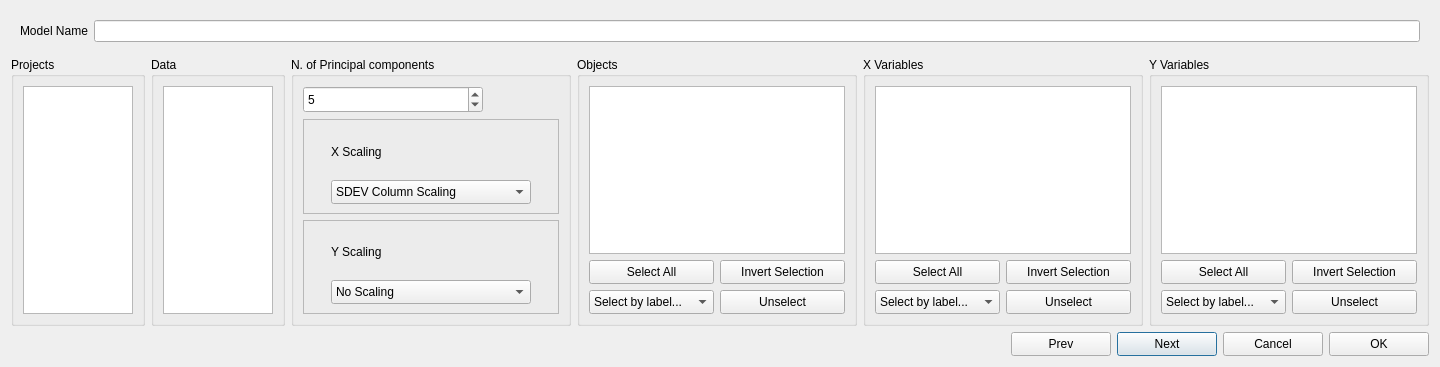
<?xml version="1.0" encoding="UTF-8"?>
<ui version="4.0">
 <class>ModelDialog</class>
 <widget class="QDialog" name="ModelDialog">
  <property name="windowModality">
   <enum>Qt::WindowModal</enum>
  </property>
  <property name="geometry">
   <rect>
    <x>0</x>
    <y>0</y>
    <width>1440</width>
    <height>367</height>
   </rect>
  </property>
  <property name="sizePolicy">
   <sizepolicy hsizetype="Minimum" vsizetype="Minimum">
    <horstretch>0</horstretch>
    <verstretch>0</verstretch>
   </sizepolicy>
  </property>
  <property name="minimumSize">
   <size>
    <width>800</width>
    <height>320</height>
   </size>
  </property>
  <property name="maximumSize">
   <size>
    <width>2080</width>
    <height>800</height>
   </size>
  </property>
  <property name="windowTitle">
   <string>Compute...</string>
  </property>
  <property name="modal">
   <bool>true</bool>
  </property>
  <layout class="QGridLayout" name="gridLayout_12">
   <item row="2" column="0" colspan="6">
    <layout class="QGridLayout" name="gridLayout">
     <item row="0" column="2">
      <widget class="QPushButton" name="nextButton">
       <property name="minimumSize">
        <size>
         <width>100</width>
         <height>24</height>
        </size>
       </property>
       <property name="maximumSize">
        <size>
         <width>100</width>
         <height>24</height>
        </size>
       </property>
       <property name="text">
        <string>Next</string>
       </property>
      </widget>
     </item>
     <item row="0" column="0">
      <spacer name="horizontalSpacer">
       <property name="sizePolicy">
        <sizepolicy hsizetype="Expanding" vsizetype="Minimum">
         <horstretch>0</horstretch>
         <verstretch>0</verstretch>
        </sizepolicy>
       </property>
       <property name="orientation">
        <enum>Qt::Horizontal</enum>
       </property>
       <property name="sizeType">
        <enum>QSizePolicy::Expanding</enum>
       </property>
       <property name="sizeHint" stdset="0">
        <size>
         <width>40</width>
         <height>20</height>
        </size>
       </property>
      </spacer>
     </item>
     <item row="0" column="3">
      <widget class="QPushButton" name="cancelButton">
       <property name="minimumSize">
        <size>
         <width>100</width>
         <height>24</height>
        </size>
       </property>
       <property name="maximumSize">
        <size>
         <width>100</width>
         <height>24</height>
        </size>
       </property>
       <property name="text">
        <string>Cancel</string>
       </property>
      </widget>
     </item>
     <item row="0" column="4">
      <widget class="QPushButton" name="okButton">
       <property name="minimumSize">
        <size>
         <width>100</width>
         <height>24</height>
        </size>
       </property>
       <property name="maximumSize">
        <size>
         <width>100</width>
         <height>24</height>
        </size>
       </property>
       <property name="text">
        <string>OK</string>
       </property>
      </widget>
     </item>
     <item row="0" column="1">
      <widget class="QPushButton" name="prevButton">
       <property name="minimumSize">
        <size>
         <width>100</width>
         <height>24</height>
        </size>
       </property>
       <property name="maximumSize">
        <size>
         <width>100</width>
         <height>24</height>
        </size>
       </property>
       <property name="text">
        <string>Prev</string>
       </property>
      </widget>
     </item>
    </layout>
   </item>
   <item row="0" column="0" colspan="6">
    <widget class="QFrame" name="modnameFrame">
     <layout class="QGridLayout" name="gridLayout_9">
      <item row="0" column="0">
       <widget class="QLabel" name="label_5">
        <property name="text">
         <string>Model Name</string>
        </property>
       </widget>
      </item>
      <item row="0" column="1">
       <widget class="QLineEdit" name="modelname"/>
      </item>
     </layout>
    </widget>
   </item>
   <item row="1" column="2">
    <widget class="QGroupBox" name="OptGroupBox">
     <property name="minimumSize">
      <size>
       <width>280</width>
       <height>64</height>
      </size>
     </property>
     <property name="maximumSize">
      <size>
       <width>280</width>
       <height>16777215</height>
      </size>
     </property>
     <property name="title">
      <string>N. of Principal components</string>
     </property>
     <layout class="QGridLayout" name="gridLayout_5">
      <item row="0" column="0">
       <widget class="QSpinBox" name="NPrincipalComponent">
        <property name="sizePolicy">
         <sizepolicy hsizetype="Minimum" vsizetype="Expanding">
          <horstretch>0</horstretch>
          <verstretch>0</verstretch>
         </sizepolicy>
        </property>
        <property name="minimumSize">
         <size>
          <width>56</width>
          <height>27</height>
         </size>
        </property>
        <property name="maximumSize">
         <size>
          <width>180</width>
          <height>27</height>
         </size>
        </property>
        <property name="minimum">
         <number>1</number>
        </property>
        <property name="maximum">
         <number>500</number>
        </property>
        <property name="value">
         <number>5</number>
        </property>
       </widget>
      </item>
      <item row="1" column="0">
       <widget class="QFrame" name="xScalingFrame">
        <property name="frameShape">
         <enum>QFrame::StyledPanel</enum>
        </property>
        <property name="frameShadow">
         <enum>QFrame::Raised</enum>
        </property>
        <layout class="QGridLayout" name="gridLayout_4">
         <item row="0" column="0">
          <widget class="QLabel" name="label">
           <property name="text">
            <string>X Scaling</string>
           </property>
          </widget>
         </item>
         <item row="1" column="0">
          <widget class="QComboBox" name="xscalinglist">
           <property name="sizePolicy">
            <sizepolicy hsizetype="Expanding" vsizetype="Fixed">
             <horstretch>0</horstretch>
             <verstretch>0</verstretch>
            </sizepolicy>
           </property>
           <property name="minimumSize">
            <size>
             <width>200</width>
             <height>24</height>
            </size>
           </property>
           <property name="maximumSize">
            <size>
             <width>200</width>
             <height>24</height>
            </size>
           </property>
           <property name="editable">
            <bool>false</bool>
           </property>
           <property name="currentIndex">
            <number>1</number>
           </property>
           <item>
            <property name="text">
             <string>No Scaling</string>
            </property>
           </item>
           <item>
            <property name="text">
             <string>SDEV Column Scaling</string>
            </property>
           </item>
           <item>
            <property name="text">
             <string>RMS Column Scaling</string>
            </property>
           </item>
           <item>
            <property name="text">
             <string>Pareto Scaling</string>
            </property>
           </item>
           <item>
            <property name="text">
             <string>Range Scaling</string>
            </property>
           </item>
           <item>
            <property name="text">
             <string>Level Scaling</string>
            </property>
           </item>
          </widget>
         </item>
        </layout>
       </widget>
      </item>
      <item row="2" column="0">
       <widget class="QFrame" name="yScalingFrame">
        <property name="frameShape">
         <enum>QFrame::StyledPanel</enum>
        </property>
        <property name="frameShadow">
         <enum>QFrame::Raised</enum>
        </property>
        <layout class="QGridLayout" name="gridLayout_2">
         <item row="0" column="0">
          <widget class="QLabel" name="label_2">
           <property name="text">
            <string>Y Scaling</string>
           </property>
          </widget>
         </item>
         <item row="1" column="0">
          <widget class="QComboBox" name="yscalinglist">
           <property name="sizePolicy">
            <sizepolicy hsizetype="Expanding" vsizetype="Fixed">
             <horstretch>0</horstretch>
             <verstretch>0</verstretch>
            </sizepolicy>
           </property>
           <property name="minimumSize">
            <size>
             <width>200</width>
             <height>24</height>
            </size>
           </property>
           <property name="maximumSize">
            <size>
             <width>200</width>
             <height>24</height>
            </size>
           </property>
           <property name="editable">
            <bool>false</bool>
           </property>
           <property name="currentIndex">
            <number>0</number>
           </property>
           <item>
            <property name="text">
             <string>No Scaling</string>
            </property>
           </item>
           <item>
            <property name="text">
             <string>SDEV Column Scaling</string>
            </property>
           </item>
           <item>
            <property name="text">
             <string>RMS Column Scaling</string>
            </property>
           </item>
           <item>
            <property name="text">
             <string>Pareto Scaling</string>
            </property>
           </item>
           <item>
            <property name="text">
             <string>Range Scaling</string>
            </property>
           </item>
           <item>
            <property name="text">
             <string>Level Scaling</string>
            </property>
           </item>
          </widget>
         </item>
        </layout>
       </widget>
      </item>
     </layout>
    </widget>
   </item>
   <item row="1" column="4">
    <widget class="QGroupBox" name="XvariableGroupBox">
     <property name="title">
      <string>X Variables</string>
     </property>
     <layout class="QGridLayout" name="gridLayout_3">
      <item row="0" column="0" colspan="2">
       <widget class="QListView" name="listView_4">
        <property name="sizePolicy">
         <sizepolicy hsizetype="Expanding" vsizetype="Expanding">
          <horstretch>0</horstretch>
          <verstretch>0</verstretch>
         </sizepolicy>
        </property>
        <property name="minimumSize">
         <size>
          <width>0</width>
          <height>0</height>
         </size>
        </property>
        <property name="editTriggers">
         <set>QAbstractItemView::NoEditTriggers</set>
        </property>
        <property name="selectionMode">
         <enum>QAbstractItemView::MultiSelection</enum>
        </property>
        <property name="selectionBehavior">
         <enum>QAbstractItemView::SelectRows</enum>
        </property>
       </widget>
      </item>
      <item row="1" column="0">
       <widget class="QPushButton" name="xvarSelectAllButton">
        <property name="minimumSize">
         <size>
          <width>125</width>
          <height>24</height>
         </size>
        </property>
        <property name="maximumSize">
         <size>
          <width>125</width>
          <height>24</height>
         </size>
        </property>
        <property name="text">
         <string>Select All</string>
        </property>
       </widget>
      </item>
      <item row="1" column="1">
       <widget class="QPushButton" name="xvarInvertSelectionButton">
        <property name="minimumSize">
         <size>
          <width>125</width>
          <height>24</height>
         </size>
        </property>
        <property name="maximumSize">
         <size>
          <width>125</width>
          <height>24</height>
         </size>
        </property>
        <property name="text">
         <string>Invert Selection</string>
        </property>
       </widget>
      </item>
      <item row="2" column="0">
       <widget class="QComboBox" name="xvarSelectByLabel">
        <property name="minimumSize">
         <size>
          <width>125</width>
          <height>24</height>
         </size>
        </property>
        <property name="maximumSize">
         <size>
          <width>125</width>
          <height>24</height>
         </size>
        </property>
        <item>
         <property name="text">
          <string>Select by label...</string>
         </property>
        </item>
       </widget>
      </item>
      <item row="2" column="1">
       <widget class="QPushButton" name="xvarUnselectButton">
        <property name="minimumSize">
         <size>
          <width>125</width>
          <height>24</height>
         </size>
        </property>
        <property name="maximumSize">
         <size>
          <width>125</width>
          <height>24</height>
         </size>
        </property>
        <property name="text">
         <string>Unselect</string>
        </property>
       </widget>
      </item>
     </layout>
    </widget>
   </item>
   <item row="1" column="5">
    <widget class="QGroupBox" name="YvariableGroupBox">
     <property name="title">
      <string>Y Variables</string>
     </property>
     <layout class="QGridLayout" name="gridLayout_6">
      <item row="2" column="0">
       <widget class="QComboBox" name="yvarSelectByLabel">
        <property name="minimumSize">
         <size>
          <width>125</width>
          <height>24</height>
         </size>
        </property>
        <property name="maximumSize">
         <size>
          <width>125</width>
          <height>24</height>
         </size>
        </property>
        <item>
         <property name="text">
          <string>Select by label...</string>
         </property>
        </item>
       </widget>
      </item>
      <item row="1" column="0">
       <widget class="QPushButton" name="yvarSelectAllButton">
        <property name="minimumSize">
         <size>
          <width>125</width>
          <height>24</height>
         </size>
        </property>
        <property name="maximumSize">
         <size>
          <width>125</width>
          <height>24</height>
         </size>
        </property>
        <property name="text">
         <string>Select All</string>
        </property>
       </widget>
      </item>
      <item row="1" column="1">
       <widget class="QPushButton" name="yvarInvertSelectionButton">
        <property name="minimumSize">
         <size>
          <width>125</width>
          <height>24</height>
         </size>
        </property>
        <property name="maximumSize">
         <size>
          <width>125</width>
          <height>24</height>
         </size>
        </property>
        <property name="text">
         <string>Invert Selection</string>
        </property>
       </widget>
      </item>
      <item row="2" column="1">
       <widget class="QPushButton" name="yvarUnselectButton">
        <property name="minimumSize">
         <size>
          <width>125</width>
          <height>24</height>
         </size>
        </property>
        <property name="maximumSize">
         <size>
          <width>125</width>
          <height>24</height>
         </size>
        </property>
        <property name="text">
         <string>Unselect</string>
        </property>
       </widget>
      </item>
      <item row="0" column="0" colspan="2">
       <widget class="QListView" name="listView_5">
        <property name="sizePolicy">
         <sizepolicy hsizetype="Expanding" vsizetype="Expanding">
          <horstretch>0</horstretch>
          <verstretch>0</verstretch>
         </sizepolicy>
        </property>
        <property name="minimumSize">
         <size>
          <width>0</width>
          <height>0</height>
         </size>
        </property>
        <property name="editTriggers">
         <set>QAbstractItemView::NoEditTriggers</set>
        </property>
        <property name="selectionMode">
         <enum>QAbstractItemView::MultiSelection</enum>
        </property>
        <property name="selectionBehavior">
         <enum>QAbstractItemView::SelectRows</enum>
        </property>
       </widget>
      </item>
     </layout>
    </widget>
   </item>
   <item row="1" column="1">
    <widget class="QGroupBox" name="dataGroupBox">
     <property name="title">
      <string>Data</string>
     </property>
     <layout class="QGridLayout" name="gridLayout_7">
      <item row="0" column="0">
       <widget class="QListView" name="listView_2">
        <property name="sizePolicy">
         <sizepolicy hsizetype="Expanding" vsizetype="Expanding">
          <horstretch>0</horstretch>
          <verstretch>0</verstretch>
         </sizepolicy>
        </property>
        <property name="minimumSize">
         <size>
          <width>0</width>
          <height>0</height>
         </size>
        </property>
        <property name="editTriggers">
         <set>QAbstractItemView::NoEditTriggers</set>
        </property>
        <property name="selectionMode">
         <enum>QAbstractItemView::SingleSelection</enum>
        </property>
        <property name="selectionBehavior">
         <enum>QAbstractItemView::SelectRows</enum>
        </property>
       </widget>
      </item>
     </layout>
    </widget>
   </item>
   <item row="1" column="0">
    <widget class="QGroupBox" name="projectsGroupBox">
     <property name="title">
      <string>Projects</string>
     </property>
     <layout class="QGridLayout" name="gridLayout_8">
      <item row="0" column="0">
       <widget class="QListView" name="listView_1">
        <property name="sizePolicy">
         <sizepolicy hsizetype="Expanding" vsizetype="Expanding">
          <horstretch>0</horstretch>
          <verstretch>0</verstretch>
         </sizepolicy>
        </property>
        <property name="minimumSize">
         <size>
          <width>0</width>
          <height>0</height>
         </size>
        </property>
        <property name="editTriggers">
         <set>QAbstractItemView::NoEditTriggers</set>
        </property>
        <property name="selectionMode">
         <enum>QAbstractItemView::SingleSelection</enum>
        </property>
        <property name="selectionBehavior">
         <enum>QAbstractItemView::SelectRows</enum>
        </property>
       </widget>
      </item>
     </layout>
    </widget>
   </item>
   <item row="1" column="3">
    <widget class="QGroupBox" name="objectGroupBox">
     <property name="title">
      <string>Objects</string>
     </property>
     <layout class="QGridLayout" name="gridLayout_10">
      <item row="0" column="0" colspan="2">
       <widget class="QListView" name="listView_3">
        <property name="sizePolicy">
         <sizepolicy hsizetype="Expanding" vsizetype="Expanding">
          <horstretch>0</horstretch>
          <verstretch>0</verstretch>
         </sizepolicy>
        </property>
        <property name="minimumSize">
         <size>
          <width>0</width>
          <height>0</height>
         </size>
        </property>
        <property name="editTriggers">
         <set>QAbstractItemView::NoEditTriggers</set>
        </property>
        <property name="selectionMode">
         <enum>QAbstractItemView::MultiSelection</enum>
        </property>
        <property name="selectionBehavior">
         <enum>QAbstractItemView::SelectRows</enum>
        </property>
       </widget>
      </item>
      <item row="1" column="0">
       <widget class="QPushButton" name="objSelectAllButton">
        <property name="minimumSize">
         <size>
          <width>125</width>
          <height>24</height>
         </size>
        </property>
        <property name="maximumSize">
         <size>
          <width>125</width>
          <height>24</height>
         </size>
        </property>
        <property name="text">
         <string>Select All</string>
        </property>
       </widget>
      </item>
      <item row="1" column="1">
       <widget class="QPushButton" name="objInvertSelectionButton">
        <property name="minimumSize">
         <size>
          <width>125</width>
          <height>24</height>
         </size>
        </property>
        <property name="maximumSize">
         <size>
          <width>125</width>
          <height>24</height>
         </size>
        </property>
        <property name="text">
         <string>Invert Selection</string>
        </property>
       </widget>
      </item>
      <item row="2" column="0">
       <widget class="QComboBox" name="objSelectByLabel">
        <property name="minimumSize">
         <size>
          <width>125</width>
          <height>24</height>
         </size>
        </property>
        <property name="maximumSize">
         <size>
          <width>125</width>
          <height>24</height>
         </size>
        </property>
        <item>
         <property name="text">
          <string>Select by label...</string>
         </property>
        </item>
       </widget>
      </item>
      <item row="2" column="1">
       <widget class="QPushButton" name="objUnselectButton">
        <property name="minimumSize">
         <size>
          <width>125</width>
          <height>24</height>
         </size>
        </property>
        <property name="maximumSize">
         <size>
          <width>125</width>
          <height>24</height>
         </size>
        </property>
        <property name="text">
         <string>Unselect</string>
        </property>
       </widget>
      </item>
     </layout>
    </widget>
   </item>
  </layout>
 </widget>
 <resources/>
 <connections/>
</ui>
